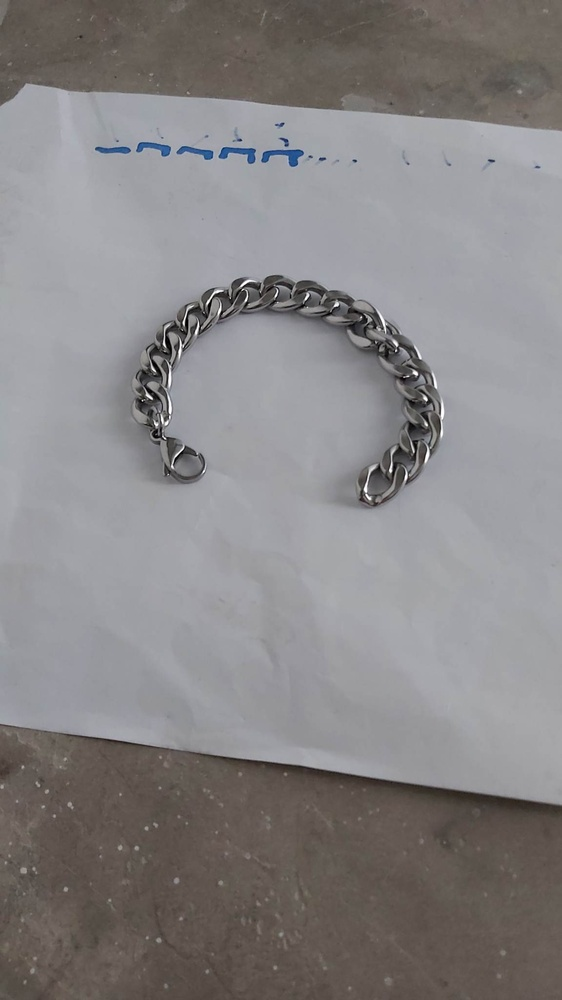
#> input picture class2/img/over.jpg, 562 x 1000 px, shrunk from 1152 x 2048 before the run, found by its file name
$ python tranform.py
#> lines starting #> are read from the running program, lines starting #| are printed output that depends on the picture
import cv2 as cv
import numpy as np

img_in = cv.imread('imgProcess\class2\img\over.jpg',cv.IMREAD_GRAYSCALE)
#> img_in: shape (1000, 562); min 0, max 255, mean 133.6

#apply intensity tranform
gamma = 2
gamma_corrected = (img_in / 255)**gamma
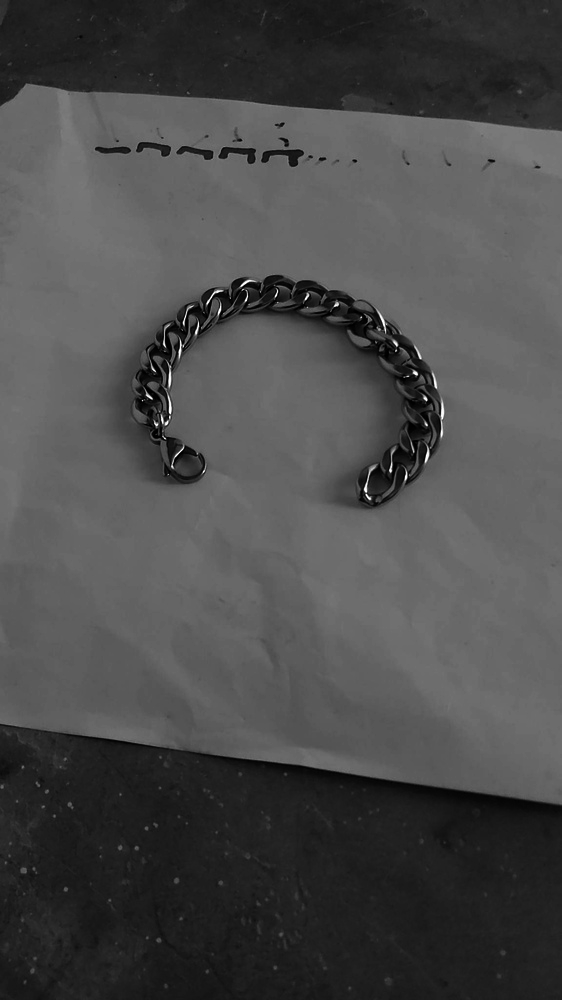
#> gamma_corrected: shape (1000, 562) float64; min 0, max 1, mean 0.295

#scaling output
gamma_corrected = gamma_corrected*255

#convert data
#overtounder
img_out = np.array(gamma_corrected, dtype = 'uint8')
#hdr
img_out = cv.equalizeHist(img_in)
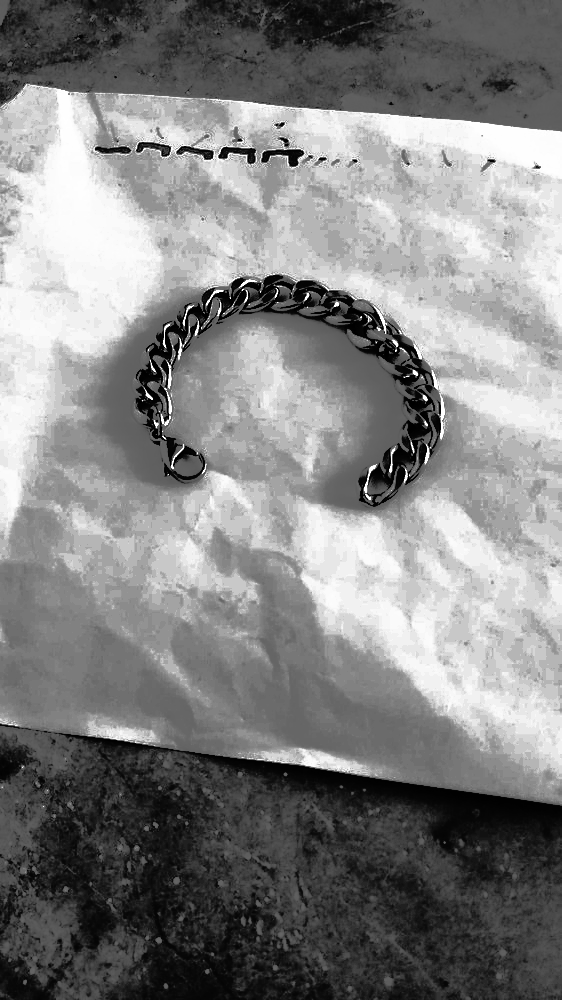
#> img_out: shape (1000, 562); min 0, max 255, mean 131.2

#show
cv.imshow('power-law', img_out)

#save out
cv.imwrite('imgProcess\class2\img\gamma_input.png',img_in)
cv.imwrite('imgProcess\class2\img\gamma_output.png',img_out)
